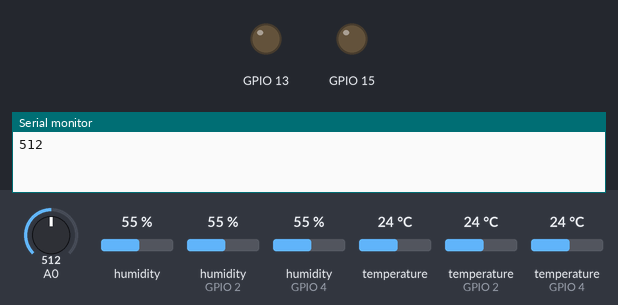
Simulated run of this sketch. Board: ESP8266 (NodeMCU). On the bench: output pins drawn as LEDs (lit = HIGH), the last lines printed to the serial monitor. The test bench sets the inputs (shaded band); at power-on: A0 = 512, humidity 55 %, humidity (sensors on GPIO 2, GPIO 4) 55 %, temperature 24 °C, temperature (sensors on GPIO 2, GPIO 4) 24 °C. WiFi joins after 1.5 s; servers stay silent unless stated.

Above: at 0.1 s.
At 0.8 s:
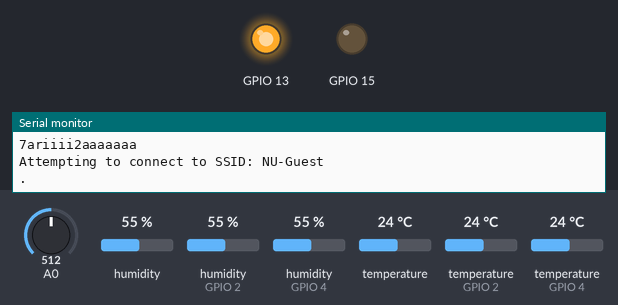
Timing chart, 0 to 2.3 s (numbered marks = the images above):
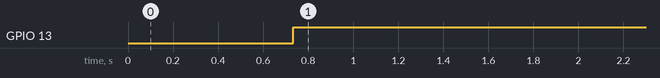

The sketch:

projet_Nodemcu.ino
```cpp
#include <DHT.h>  // Including library for dht
#include "ThingSpeak.h"
#include <ESP8266WiFi.h>
#include <Wire.h>

char ssid[] = "NU-Guest";        // your network SSID (name)
char pass[] = "Welcome@NU";    // your network password
int keyIndex = 0;            // your network key Index number (needed only for WEP)
WiFiClient  client;
unsigned long myChannelNumber = 1614936;
const char * myWriteAPIKey = "WSEF82IHYUXGMP73";
String myStatus = "";

int GV;

int sensorThres=500;

#define DHTPIN 0          //pin where the dht11 is connected
#define DHTPIN1 2
#define DHTPIN2 4
DHT dht(DHTPIN, DHT11);
DHT dht1(DHTPIN1, DHT11);
DHT dht2(DHTPIN2, DHT11);

void setup()
{
     pinMode(A0,INPUT);
     pinMode(13,OUTPUT);
     pinMode(15,OUTPUT);
    Serial.begin(9600);
    //Serial.begin(115200);  //Initialize serial
   Serial.begin(9600);
  //WiFi.mode(WIFI_STA);
  ThingSpeak.begin(client);  // Initialize ThingSpeak
  Wire.begin();
  while (!Serial) continue;

       delay(10);
       dht.begin();
       dht1.begin();
       dht2.begin();

}

void loop()
{
  GV=analogRead(A0);
Serial.println(GV);
delay(100);
      float h = dht.readHumidity();
      float t = dht.readTemperature();
      float h1 = dht1.readHumidity();
      float t1 = dht1.readTemperature();
      float h2 = dht2.readHumidity();
      float t2 = dht2.readTemperature();
      Serial.print("T1 ");
      Serial.println(t);
      Serial.print(" degrees Celcius, H1 ");
      Serial.println(h);

      Serial.print("T2 ");
      Serial.println(t1);
      Serial.print(" degrees Celcius, H2: ");
      Serial.println(h1);

      Serial.print("T3 ");
      Serial.println(t2);
      Serial.print(" degrees Celcius, H3: ");
      Serial.println(h2);
      delay(500);

  if(t>8){
    digitalWrite(13,HIGH);
    digitalWrite(15,LOW);
    Serial.println("7ariiii2aaaaaaa") ;
    }
  // Connect or reconnect to WiFi
  if(WiFi.status() != WL_CONNECTED){
    Serial.print("Attempting to connect to SSID: ");
    Serial.println(ssid);
    while(WiFi.status() != WL_CONNECTED){
      WiFi.begin(ssid, pass);  // Connect to WPA/WPA2 network. Change this line if using open or WEP network
      Serial.print(".");
      delay(5000);
    }
    Serial.println("\nConnected.");
  }

  // set the fields with the values
  ThingSpeak.setField(1, t);
  ThingSpeak.setField(2, h);
  ThingSpeak.setField(3, t1);
  ThingSpeak.setField(4, h1);
  ThingSpeak.setField(5, t2);
  ThingSpeak.setField(6, h2);
    ThingSpeak.setField(7, GV);
  // set the status
  ThingSpeak.setStatus(myStatus);

  // write to the ThingSpeak channel
  int x = ThingSpeak.writeFields(myChannelNumber, myWriteAPIKey);
  if(x == 200){
    Serial.println("Channel update successful.");
  }
  else{
    Serial.println("Problem updating channel. HTTP error code " + String(x));
  }


  delay(1000);

}
```

Measured:
- by itself, GPIO 13: LOW → HIGH at 0.73 s
